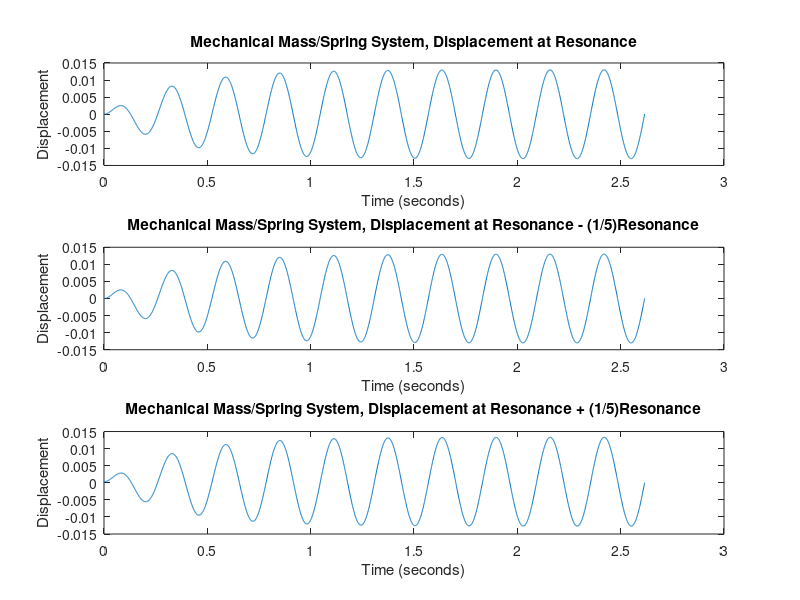

The MATLAB script that drew this image:
clear all
close all

K=15;
M=.026;
Beta=.16;
F_o=0.05;
W_r=(sqrt(K/M));                                             %resonant frequency
deltW=4.8;

f1 = @ (t,y,z)  z;                                             %z
f2 = @ (t,y,z) (F_o*cos(W_r*t)/M)-((Beta/M)*z)-((K*y)/M);        %driving frequency at resonance
f3 = @ (t,y,z) (F_o*cos((W_r-deltW)*t)/M)-((Beta/M)*z)-((K*y)/M);   %driving frequency decrease
f4 = @ (t,y,z) (F_o*cos((W_r+deltW)*t)/M)-((Beta/M)*z)-((K*y)/M);   %driving frequency increase

t_0 = 0;
y_0 = 0;
z_0 = 0;

tstart = t_0; 
tend = 10*(2*pi/W_r);
h = 0.001;
nupper = (tend-tstart)/h;

t(1) = t_0;
y(1) = y_0;
z(1) = z_0;

for n = 1:1:nupper+1                       %rk4 for resonant driving frequency

    t(n+1) = t(n) + h;
   
    j1 = h*f1(t(n),y(n),z(n)); 
    k1 = h*f2(t(n),y(n),z(n));
       
    j2 = h*f1(t(n)+h/2,y(n)+j1/2,z(n)+k1/2);
    k2 = h*f2(t(n)+h/2,y(n)+j1/2,z(n)+k1/2);
       
    j3 = h*f1(t(n)+h/2,y(n)+j2/2,z(n)+k2/2);
    k3 = h*f2(t(n)+h/2,y(n)+j2/2,z(n)+k2/2);
       
    j4 = h*f1(t(n)+h,y(n)+j3,z(n)+k3);
    k4 = h*f2(t(n)+h,y(n)+j3,z(n)+k3);   
       
    y(n+1) = y(n) + j1/6 + j2/3 + j3/3 + j4/6;
    z(n+1) = z(n) + k1/6 + k2/3 + k3/3 + k4/6;   
end
subplot(3,1,1), plot(t,y)
xlabel('Time (seconds)');
ylabel('Displacement');
title('Mechanical Mass/Spring System, Displacement at Resonance');

for n = 1:1:nupper+1                          %rk4 for resonant driving frequency - deltaw

    t(n+1) = t(n) + h;
   
    j11 = h*f1(t(n),y(n),z(n)); 
    k11 = h*f3(t(n),y(n),z(n));
       
    j22 = h*f1(t(n)+h/2,y(n)+j11/2,z(n)+k11/2);
    k22 = h*f3(t(n)+h/2,y(n)+j11/2,z(n)+k11/2);
       
    j33 = h*f1(t(n)+h/2,y(n)+j22/2,z(n)+k22/2);
    k33 = h*f3(t(n)+h/2,y(n)+j22/2,z(n)+k22/2);
       
    j44 = h*f1(t(n)+h,y(n)+j33,z(n)+k33);
    k44 = h*f3(t(n)+h,y(n)+j33,z(n)+k33);   
       
    y1(n+1) = y(n) + j11/6 + j22/3 + j33/3 + j44/6;
    z1(n+1) = z(n) + k11/6 + k22/3 + k33/3 + k44/6; 
end
subplot(3,1,2), plot(t,y1)
xlabel('Time (seconds)');
ylabel('Displacement');
title('Mechanical Mass/Spring System, Displacement at Resonance - (1/5)Resonance');

for n = 1:1:nupper+1                          %rk4 for resonant driving frequency + deltaw

    t(n+1) = t(n) + h;
   
    j111 = h*f1(t(n),y(n),z(n)); 
    k111 = h*f4(t(n),y(n),z(n));
       
    j222 = h*f1(t(n)+h/2,y(n)+j111/2,z(n)+k111/2);
    k222 = h*f4(t(n)+h/2,y(n)+j111/2,z(n)+k111/2);
       
    j333 = h*f1(t(n)+h/2,y(n)+j222/2,z(n)+k222/2);
    k333 = h*f4(t(n)+h/2,y(n)+j222/2,z(n)+k222/2);
       
    j444 = h*f1(t(n)+h,y(n)+j333,z(n)+k333);
    k444 = h*f4(t(n)+h,y(n)+j333,z(n)+k333);   
       
    y11(n+1) = y(n) + j11/6 + j22/3 + j33/3 + j44/6;
    z11(n+1) = z(n) + k11/6 + k22/3 + k33/3 + k44/6;   
end
subplot(3,1,3), plot(t,y11)
xlabel('Time (seconds)');
ylabel('Displacement');
title('Mechanical Mass/Spring System, Displacement at Resonance + (1/5)Resonance');